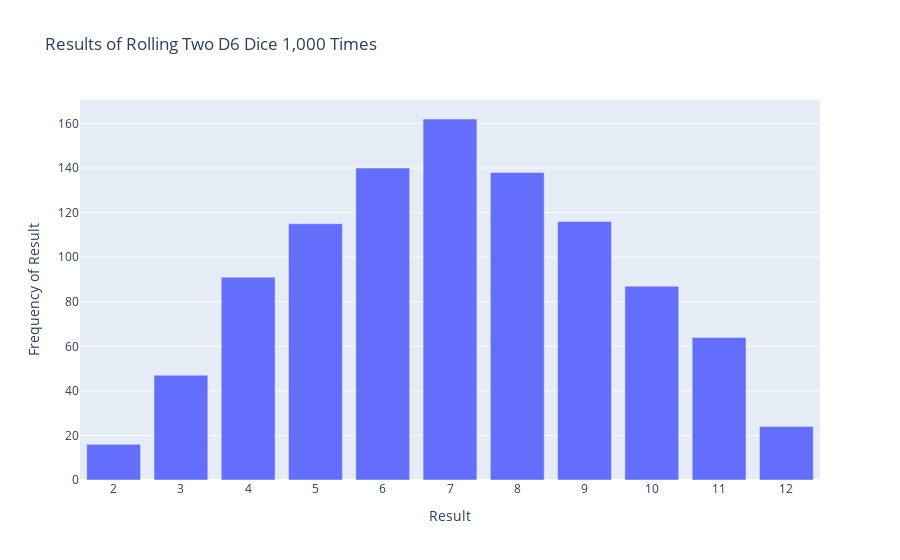

Notebook cell for this chart:
### Markdown cell above
### 同时投掷两个骰子

### Code cell
# Create two D6 dice.
die_1 = Die()
die_2 = Die()

# Make some rolls, and store results in a list.
results = []
for roll_num in range(1000):
    result = die_1.roll() + die_2.roll()
    results.append(result)

# Analyze the results.
frequencies = []
max_result = die_1.num_sides + die_2.num_sides
poss_results = range(2, max_result+1)
for value in poss_results:
    frequency = results.count(value)
    frequencies.append(frequency)

# Visualize the results.
title = "Results of Rolling Two D6 Dice 1,000 Times"
labels = {'x': 'Result', 'y': 'Frequency of Result'}
fig = px.bar(x=poss_results, y=frequencies, title=title, labels=labels)

# Further customize chart.
fig.update_layout(xaxis_dtick=1)
fig.show()

### Figure 1 — Plotly figure (JSON) as saved in the notebook; plotly's stock layout.template omitted (floating-point values rounded to 4 significant figures)
{"data": [{"alignmentgroup": "True", "hovertemplate": "Result=%{x}<br>Frequency of Result=%{y}<extra></extra>", "legendgroup": "", "marker": {"color": "#636efa", "pattern": {"shape": ""}}, "name": "", "offsetgroup": "", "orientation": "v", "showlegend": false, "textposition": "auto", "type": "bar", "x": [2, 3, 4, 5, 6, 7, 8, 9, 10, 11, 12], "xaxis": "x", "y": [16, 47, 91, 115, 140, 162, 138, 116, 87, 64, 24], "yaxis": "y"}], "layout": {"barmode": "relative", "legend": {"tracegroupgap": 0}, "title": {"text": "Results of Rolling Two D6 Dice 1,000 Times"}, "xaxis": {"anchor": "y", "domain": [0, 1], "dtick": 1, "title": {"text": "Result"}}, "yaxis": {"anchor": "x", "domain": [0, 1], "title": {"text": "Frequency of Result"}}}}
